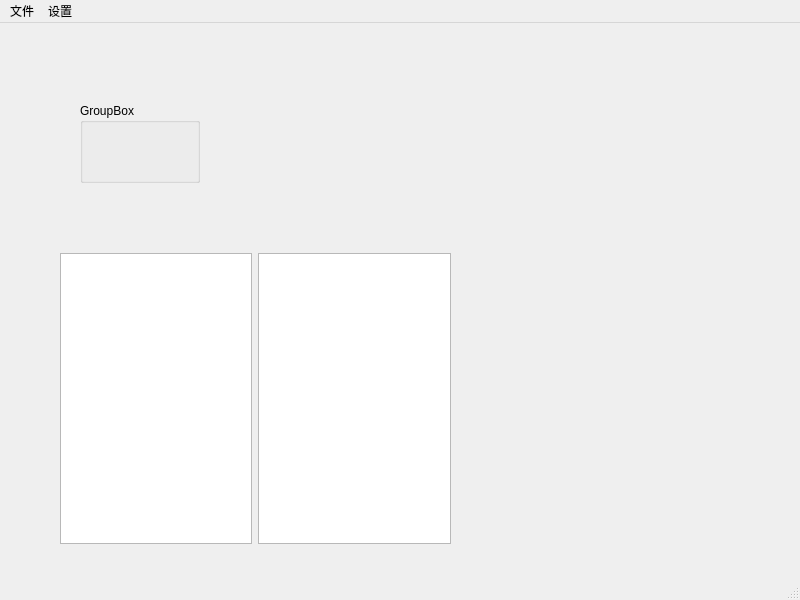
<?xml version="1.0" encoding="UTF-8"?>
<ui version="4.0">
 <class>MainWindow</class>
 <widget class="QMainWindow" name="MainWindow">
  <property name="geometry">
   <rect>
    <x>0</x>
    <y>0</y>
    <width>800</width>
    <height>600</height>
   </rect>
  </property>
  <property name="windowTitle">
   <string>MainWindow</string>
  </property>
  <widget class="QWidget" name="centralwidget">
   <widget class="QWidget" name="horizontalLayoutWidget">
    <property name="geometry">
     <rect>
      <x>60</x>
      <y>230</y>
      <width>391</width>
      <height>291</height>
     </rect>
    </property>
    <layout class="QHBoxLayout" name="horizontalLayout">
     <item>
      <widget class="QTableView" name="tableView"/>
     </item>
     <item>
      <widget class="QListView" name="listView"/>
     </item>
    </layout>
   </widget>
   <widget class="QGroupBox" name="groupBox">
    <property name="geometry">
     <rect>
      <x>80</x>
      <y>80</y>
      <width>120</width>
      <height>80</height>
     </rect>
    </property>
    <property name="title">
     <string>GroupBox</string>
    </property>
   </widget>
  </widget>
  <widget class="QStatusBar" name="statusbar"/>
  <widget class="QMenuBar" name="menubar">
   <property name="geometry">
    <rect>
     <x>0</x>
     <y>0</y>
     <width>800</width>
     <height>23</height>
    </rect>
   </property>
   <widget class="QMenu" name="menuBaseDataView">
    <property name="title">
     <string>文件</string>
    </property>
    <addaction name="actOpenFile"/>
    <addaction name="actNewFiles"/>
    <addaction name="actImpexp"/>
    <addaction name="separator"/>
   </widget>
   <widget class="QMenu" name="menu">
    <property name="title">
     <string>设置</string>
    </property>
    <addaction name="actSetFactoryID"/>
    <addaction name="actSetPipeTypeID"/>
   </widget>
   <addaction name="menuBaseDataView"/>
   <addaction name="menu"/>
  </widget>
  <action name="actOpenFile">
   <property name="icon">
    <iconset resource="resource/icon/icon.qrc">
     <normaloff>:/icon/打开.ico</normaloff>:/icon/打开.ico</iconset>
   </property>
   <property name="text">
    <string>打开...</string>
   </property>
   <property name="toolTip">
    <string>打开文件</string>
   </property>
  </action>
  <action name="actNewFiles">
   <property name="icon">
    <iconset resource="resource/icon/icon.qrc">
     <normaloff>:/icon/新建.ico</normaloff>:/icon/新建.ico</iconset>
   </property>
   <property name="text">
    <string>新建</string>
   </property>
   <property name="toolTip">
    <string>新建文件</string>
   </property>
  </action>
  <action name="actImpexp">
   <property name="icon">
    <iconset resource="resource/icon/icon.qrc">
     <normaloff>:/icon/导入.ico</normaloff>:/icon/导入.ico</iconset>
   </property>
   <property name="text">
    <string>导入</string>
   </property>
   <property name="toolTip">
    <string>导入文件</string>
   </property>
  </action>
  <action name="actSetFactoryID">
   <property name="icon">
    <iconset resource="resource/icon/icon.qrc">
     <normaloff>:/icon/厂家编码设置.ico</normaloff>:/icon/厂家编码设置.ico</iconset>
   </property>
   <property name="text">
    <string>厂家编码设置</string>
   </property>
   <property name="toolTip">
    <string>设置不同厂家的编码</string>
   </property>
  </action>
  <action name="actSetPipeTypeID">
   <property name="icon">
    <iconset resource="resource/icon/icon.qrc">
     <normaloff>:/icon/管段类型设置.ico</normaloff>:/icon/管段类型设置.ico</iconset>
   </property>
   <property name="text">
    <string>管段类型编码</string>
   </property>
   <property name="toolTip">
    <string>设置不同类型管段编码</string>
   </property>
  </action>
 </widget>
 <resources>
  <include location="resource/icon/icon.qrc"/>
 </resources>
 <connections/>
</ui>
